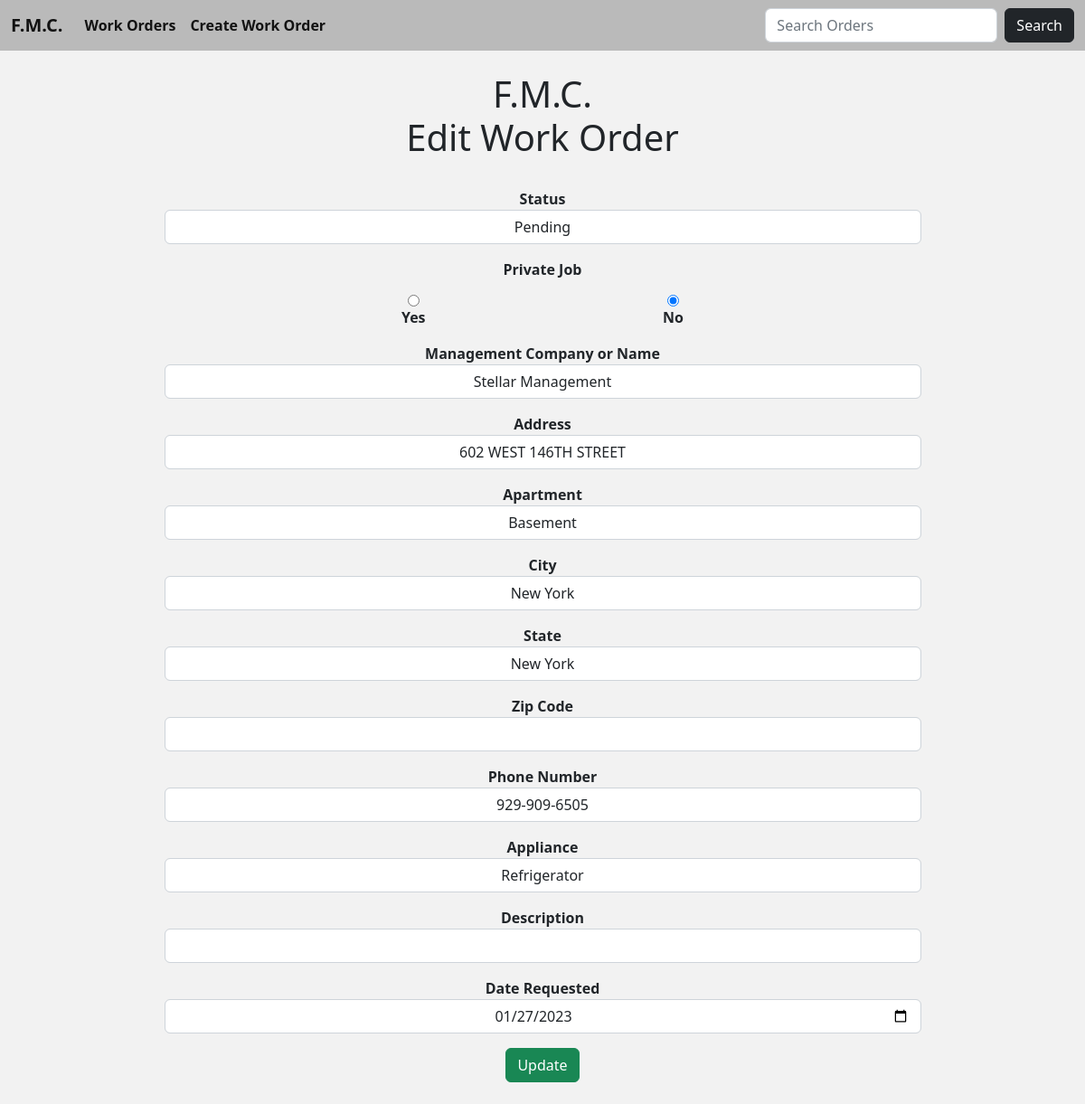
Screenshot of /edit_work_order/92 with the database file from the repository.
### fmc/models.py (models this page shows, shortened)
class Work(models.Model):
    company = models.CharField('Management Company', max_length=64, blank=True)
    address = models.CharField(max_length=64)
    apartment = models.CharField(max_length=64)
    city = models.CharField(max_length=64, null=True)
    zip_code = models.IntegerField('Zip Code', null=True, blank=True)
    state = models.CharField(max_length=12, choices=STATE_CHOICES, default='NEW YORK')
    appliance = models.CharField(max_length=64)
    phone = models.CharField('Phone Number', max_length=64, null=True, blank=True)
    comments = models.CharField('Description', max_length=64, null=True, blank=True)
    private = models.CharField(max_length=12, choices=PRIVATE_CHOICES, default='')
    status = models.CharField(max_length=12, choices=STATUS_CHOICES, default='Pending')
    date_added = models.DateTimeField(auto_now_add=True, null=True)
    logo = models.ImageField(null=True, blank=True)
    requested = models.DateField(null=True, blank=True)

### fmc/views.py (the view, shortened to what this page needs)
# urls.py: path('edit_work_order/<int:pk>', UpdateWorkOrder.as_view(), name='update-work-order'),
class UpdateWorkOrder(UpdateView):
    model = Work
    template_name = 'update_work_order.html'
    form_class = WorkOrderFormUpdate

### fmc/templates/update_work_order.html (shortened to what this page needs)
{% extends 'index.html' %}
{% block body %}
    <div class="container">
        <center><h1>F.M.C.</br>Edit Work Order</h1></center>
    </div>
<center>
    <div class="form-outline w-75">
        <div class="form-group">
            <form method="POST" style = "font-weight: bold; font-size: 16px;">
                {{ form.as_p }}
                <button class="btn btn-success">Update</button>
            </form>
    </div>
</div>
</center>
{% endblock %}

### fmc/templates/index.html (style rules this page uses)
body { background-color: #F2F2F2; }

### rows the page displays
Work: status "Pending", private "☐ Yes ☑ No", company "Stellar Management", address "602 WEST 146TH STREET", apartment "Basement", city "New York", state "New York", phone "929-909-6505", appliance "Refrigerator", requested "01/27/2023"
